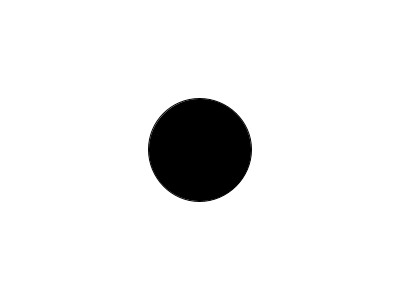
Frame 1 (no input)
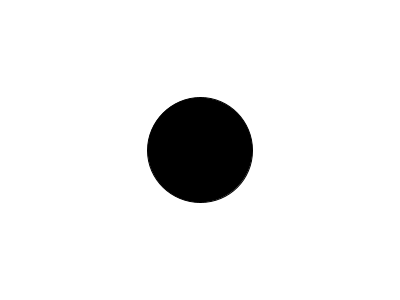
Frame 60 (the mouse pressed at the canvas centre just before this capture)
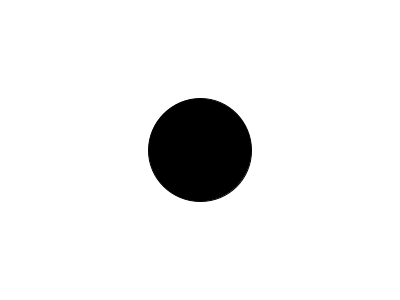
Frame 120 (the mouse held since frame 60 and released just before this capture)

The Processing sketch that drew these frames (run headless with seeded random() and noise(); from frame 60 on, the mouse is pressed at the canvas centre):

// Processing sketch: GaussianDistribution
// ── GaussianDistribution.pde
import java.util.Random;

Random generator;

void setup(){
  size(400,300);
  generator = new Random();
}

void draw(){
  background(255);
  
  
  /*Gives us a Gaussian numbers with...
  mean = 0 and Std Dev(Standard deviation : 標準偏差) = 1 
  mean : average */
  
  float h = (float) generator.nextGaussian();
  
  /*Set the Std Dev and Multiply Defalut graph's height by that.*/
  h = h*10;
  /*Set mean and add the number to adjust the graph */
  h = h+100;
  
  
  fill(0);
  ellipse(width/2, height/2, h, h);
}
